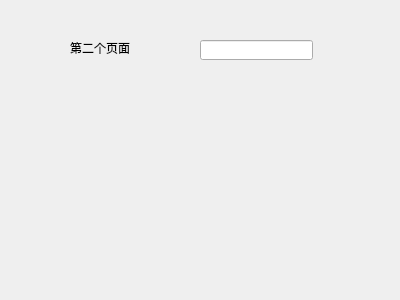
<?xml version="1.0" encoding="UTF-8"?>
<ui version="4.0">
 <class>Form1</class>
 <widget class="QWidget" name="Form1">
  <property name="geometry">
   <rect>
    <x>0</x>
    <y>0</y>
    <width>400</width>
    <height>300</height>
   </rect>
  </property>
  <property name="windowTitle">
   <string>Form</string>
  </property>
  <widget class="QLineEdit" name="lineEdit">
   <property name="geometry">
    <rect>
     <x>200</x>
     <y>40</y>
     <width>113</width>
     <height>20</height>
    </rect>
   </property>
  </widget>
  <widget class="QLabel" name="label">
   <property name="geometry">
    <rect>
     <x>70</x>
     <y>40</y>
     <width>91</width>
     <height>16</height>
    </rect>
   </property>
   <property name="text">
    <string>第二个页面</string>
   </property>
  </widget>
 </widget>
 <resources/>
 <connections/>
</ui>
